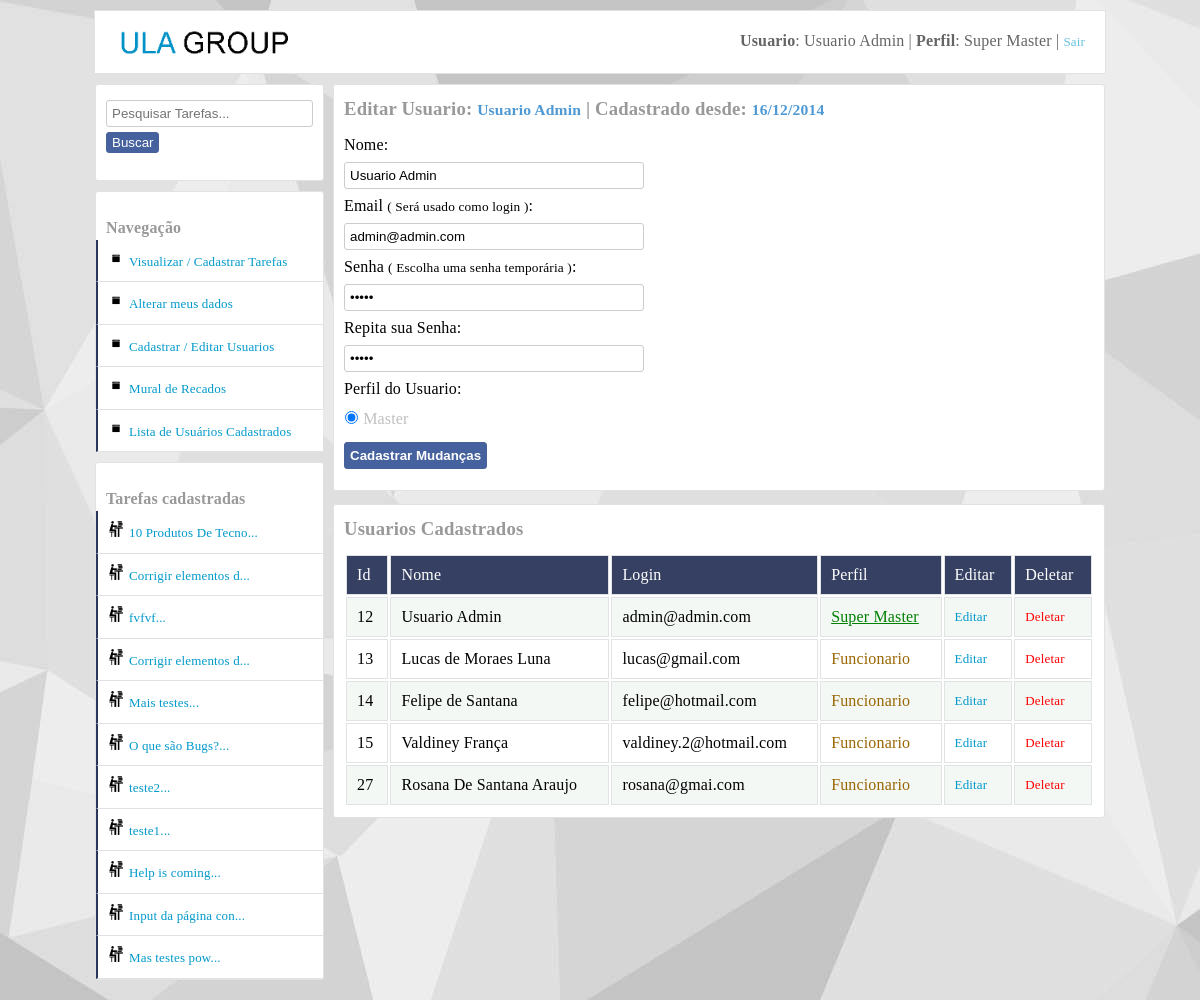
/cadastrar_usuarios.php?editar&id=12 (signed in), run on the app's committed database.
### tables this page shows
CREATE TABLE IF NOT EXISTS `usuarios` (
  `id` int(11) NOT NULL AUTO_INCREMENT,
  `nome` varchar(40) NOT NULL,
  `login` varchar(40) NOT NULL,
  `senha` varchar(10) NOT NULL,
  `dataCadastro` varchar(10) NOT NULL,
  `perfil` int(11) NOT NULL,
  `perfil_master_master` int(11) DEFAULT NULL,
  PRIMARY KEY (`id`)
);

CREATE TABLE IF NOT EXISTS `tarefas` (
  `id` int(11) NOT NULL AUTO_INCREMENT,
  `titulo` varchar(50) NOT NULL,
  `texto` text NOT NULL,
  `vinculoUsuario` int(11) NOT NULL,
  `dataCadastro` varchar(10) NOT NULL,
  `situacao` int(11) DEFAULT NULL,
  `dataAcao` varchar(10) DEFAULT NULL,
  `criadorDaTarefa` int(11) NOT NULL,
  PRIMARY KEY (`id`),
  KEY `fk_criador_da_tarefa` (`criadorDaTarefa`),
  KEY `fk_quem_vai_fazer_a_tarefa` (`vinculoUsuario`)
);

### Container.class.php (called while the page is built, shortened)
<?php
class Container
{
	public static function getUsuario()
	{
		$usuario = new UsuarioModel(self::getConexao());
		return $usuario;
	}
	public static function getConexao()
	{
		$servidor = "false";
		if ($servidor == "true")
		{
			$conexao = new Conexao("mysql.hostinger.com.br","u592982482_ney","u592982482_ney","32402709ney");
		}
		else
		{
			$conexao = new Conexao("localhost","tarefas","root","");
		}
	    return $conexao;
	}
}

### db/Conexao.class.php (called while the page is built, shortened)
<?php
class Conexao implements ConexaoInterface
{
	private $host;
	private $db;
	private $user;
	private $password;
	public function __construct($host, $db, $user, $password)
	{
		$this->host = $host;
		$this->db = $db;
		$this->user = $user;
		$this->password = $password;
	}
	public function connect()
	{
		return new \PDO("mysql:host={$this->host};dbname={$this->db}",$this->user,$this->password);
	}
}

### models/UsuarioModel.class.php (called while the page is built, shortened)
<?php
class UsuarioModel
{
	private $tableName = "usuarios";
	private $db;
	public function __construct(ConexaoInterface $conexao)
	{
		$this->db = $conexao->connect();
	}
	public function listar()
	{
		$query = $this->db->prepare("select * from {$this->tableName}");
		$query->execute();
		return $query->fetchAll(PDO::FETCH_OBJ);
	}
	public function listarWhere($campo, $valor)
	{
		if ($campo == "id")
		{
			$valor = (int) $valor;
		}
		$query = $this->db->prepare("select * from {$this->tableName} where {$campo} = ?");
		$query->execute(array($valor));
		return $query->fetchAll(PDO::FETCH_OBJ);
	}
	public function colecaoUsuarioTarefas()
	{
		$query = $this->db->prepare("select usuarios.id as idUsuario, tarefas.id as idTarefas,
        nome, login, perfil, usuarios.dataCadastro as usuarioDataDoCadastro,
        titulo, texto, tarefas.dataCadastro as tarefasDataDoCadastro,
        situacao, dataAcao, criadorDaTarefa, vinculoUsuario
        from usuarios join tarefas on tarefas.criadorDaTarefa =
        usuarios.id order by tarefas.id desc");
        $query->execute();
		return $query->fetchAll(PDO::FETCH_OBJ);
	}
}

### utilidades/functions.php (called while the page is built, shortened)
<?php
function DelimitarPorTamnho($entrada,$tamanho,$acabamento)
{
	$saida = str_split($entrada,$tamanho);
    return $saida[0].$acabamento;
}

### cadastrar_usuarios.php (the view, shortened to what this page needs)
<?php
require_once("layout_parts/header.php");
require_once("layout_parts/banner.php");
require_once("utilidades/functions.php");
if (isset($_GET["editar"]))
{
    $id = (int) $_GET["id"];
    foreach($usuario->listarWhere("id",$id) as $listar)
    {
        $_id = $listar->id;
        $_nome = $listar->nome;
        $_login = $listar->login;
        $_senha = $listar->senha;
        $_dataCadastro = $listar->dataCadastro;
        $_perfil = $listar->perfil;
    }
    $master = "unchecked";
    if ($_perfil == "1")
    {
        $master = "checked";
    }
    elseif ($_perfil == "2")
    {
        $funcionario = "checked";
    }
}
?>
	<article class="main">
	<section class="right">
		<section class="areas">
        <?php
        if (isset($_GET["editar"]))
        {
            $id = (int) $_GET["id"];
            foreach($usuario->listarWhere("id", $id) as $listar)
            {
                $retornaPerfilMasterMaster = $listar->perfil_master_master;
                $retornaPerfilMaster = $listar->perfil;
                $retornaIdUsuario = $listar->id;
            }
            if ($retornaPerfilMasterMaster == "1" and $_SESSION["perfil_master_master"] != "1")
            {
                setcookie("msgErro","Você não tem permissão para Editar um Usuario com Perfil ( Super Master )");
                header("Location:cadastrar_usuarios.php");
            }
            elseif ($retornaPerfilMaster == "1" and $_SESSION["perfil"] == "1" and $_SESSION["idUsuario"] != $retornaIdUsuario and $_SESSION["perfil_master_master"] != "1") {
                setcookie("msgErro","Um Usuário portador do perfil Master não pode editar um outro usuário com o mesmo perfil.");
                header("Location:cadastrar_usuarios.php");
            }
            else
            {
                require_once("editar_usuarios.php");
            }
        }  ?>
        </section>
        <section class="areas">
        	<h3>Usuarios Cadastrados</h3>
        	<table>
            <thead>
        		<tr class="tr-top">
        			<td>Id</td>
        			<td>Nome</td>
        			<td>Login</td>
        			<td>Perfil</td>
        			<td>Editar</td>
        			<td>Deletar</td>
        		</tr>
            </thead>
            <?php foreach($usuario->listar() as $listar):
             $tipoPerfil = "";
             if ($listar->perfil == "1" and $listar->perfil_master_master != "1")
             {
                $classPerfil = "master";
             	$tipoPerfil = "Master";
             }
             elseif ($listar->perfil == "1" and $listar->perfil_master_master == "1")
             {
                $classPerfil = "master";
                $tipoPerfil = "Super Master";
             }
             else
             {
                $classPerfil = "funcionario";
             	$tipoPerfil = "Funcionario";
             }
            ?>
                <tr>
                	<td><?php echo $listar->id; ?></td>
                	<td><?php echo $listar->nome; ?></td>
                	<td><?php echo $listar->login; ?></td>
                	<td class="<?php echo $classPerfil ?>"><?php echo $tipoPerfil; ?></td>
                    <td><a href="?editar&id=<?php echo $listar->id;?>" class="editar" title="Editar o Usuario <?php echo $listar->nome; ?>">Editar</a></td>
                    <td><a href="usuario_controller.php?deletar&id=<?php echo $listar->id;?>" class="deletar" title="Deletar o Usuario <?php echo $listar->nome; ?>">Deletar</a></td>                </tr>
        	<?php endforeach; ?>
        	</table>
        </section>
	</section>
	    <?php
	      require_once("layout_parts/area_left.php");
	    ?>
	</article>
</body>
</html>

### editar_usuarios.php (shortened to what this page needs)
<h3>Editar Usuario: <small class="small_aux"><?php echo $_nome; ?></small> | Cadastrado desde: <small class="small_aux"><?php echo $_dataCadastro; ?></small></h3>
<form method="post" action="usuario_controller.php?editar&id=<?php echo $_id;?>" class="form-login form-normal">
	<label for="nome">Nome:</label> <br>
	<input type="text" name="nome" id="nome" placeholder="Digite o nome..." value="<?php echo $_nome; ?>"> <br>
	<label for="email">Email <small>( Será usado como login )</small>:</label> <br>
	<input type="text" name="login" id="email" placeholder="Digite o email do Usuario." value="<?php echo $_login; ?>"> <br>
	<label for="senha">Senha <small>( Escolha uma senha temporária )</small>:</label> <br>
	<input type="password" name="senha" id="senha" placeholder="Escolha uma senha" value="<?php echo $_senha; ?>"> <br>
    <label for="repita_senha">Repita sua Senha:</label> <br>
    <input type="password" name="repitaSenha" id="repita_senha" placeholder="Escolha uma senha" value="<?php echo $_senha; ?>"> <br>
    <label for="perfil">Perfil do Usuario:</label> <br>
    <input type="radio" name="perfil" value="1" id="perfil" class="perfil" <?php echo isset($master) ? $master:""; ?>> <label for="master">Master</label> <br>
    <button type="submit" class="button-postar" id="entrar">Cadastrar Mudanças</button>
</form>

### layout_parts/area_left.php (shortened to what this page needs)
<div id="main-area-left">
<section class="left">
<div class="div_oculta_left">
<form method="get" action="dashboard.php">
	<input type="search" name="input_pesquisa" id="input_pesquisa" placeholder="Pesquisar Tarefas...">
	<button type="submit" class="button-postar">Buscar</button>
</form>
</div>
</section>
<section class="left">
<br>
<b>Navegação</b>
<ul id="menu-left" class="cadastrar-usuario">
	<li><a href="dashboard.php">Visualizar / Cadastrar Tarefas</a></li>
	<li><a href="alterar_meus_dados.php?alterarMeusDados">Alterar meus dados</a></li>
	<?php if ($_SESSION["perfil"] == "1"): ?>
	<li><a href="cadastrar_usuarios.php">Cadastrar / Editar Usuarios</a></li>
	<?php endif; ?>
	<li><a href="pagina_de_recados.php">Mural de Recados</a></li>
</ul>
</section>
<ul id="menu-left" class="cadastrar-usuario">
<li><a href="#" class="show_menu_usuarios_cadastrados">Lista de Usuários Cadastrados</a></li>
</ul>
<section class="left">
<br>
<b>Tarefas cadastradas</b>
<ul id="menu-left" class="cadastrar-usuario">
	<?php foreach($usuario->colecaoUsuarioTarefas() as $listar):?>
	  <li><a class="link-arquivos" href="visualizar_tarefa_completa.php?textoCompleto&id=<?php echo $listar->idTarefas; ?>" title="<?php echo $listar->titulo . ": (" . $listar->tarefasDataDoCadastro ." )"; ?>"><?php echo DelimitarPorTamnho($listar->titulo, 20, "..."); ?></a></li>
    <?php endforeach; ?>
</ul>
</section>
</div>

### css/style.css (style rules this page uses)
body { background:#e9eaed; font-family:Tahoma!important; margin:0; margin-bottom:20px; margin-top:10px; font-family: "freight-text-pro",Georgia,Cambria,"Times New Roman",Times,serif; letter-spacing: 0.01rem; font-weight: 400; font-style: normal; line-height: 1.5; background-image:url("css_img/fundo.jpg")!important; background-attachment: fixed; }
.main { width:1010px; height:auto; min-height:300px; padding:0; margin:auto; }
.areas { width:750px; height:auto; min-height:200px; background:#ffffff; margin:auto; border-radius:3px; border:1px solid #e1e2e3; margin-top:0px; padding:10px; }
.areas h1,h2,h3,h4 { margin:0; margin-bottom:10px; color:#999999; }
.button-postar { padding:5px; background:#46629e; border:1px solid #476199; border-radius:3px; color:white; margin:11px 0px; cursor:pointer; font-weight:bold; }
.right { float:right; }
#main-area-left { width:229px; }
.left { width:227px; background:white; height:auto; margin-top:10px; border:1px solid #e1e2e3; border-radius:3px; }
.left b { margin-left:10px; margin-top:10px!important; color:#999999; }
input { width:300px; padding:5px; border-radius:3px; border:1px solid #cccccc; outline:none; margin-top:5px; margin-bottom:5px; }
button { margin-top:8px; }
.form-login { border:1px solid #e1e2e3; padding:10px; border-radius:3px; margin:10px 10px 10px; }
.form-normal { border:0; margin:0; padding:0; }
input[type="radio"]:checked + label { color:silver; }
input[type="radio"] { padding:0; margin-top:10px!important; width:15px; margin:0; }
a { color:#0099cc; font-size:13px; text-decoration:none; }
ul { margin:0; padding:0; list-style:none; }
#menu-left a { display:block; padding:10px; background:white; border-bottom:1px solid #e1e2e3; border-left:2px solid #2c375d; }
.cadastrar-usuario a::before { content: url(css_img/icone_cadastrar_usuario.png); margin-right:5px; }
.link-arquivos::before { content: url(css_img/icone_arquivos.png)!important; margin-right:5px; }
table { width:100%; }
table tr td { border:1px solid #e1e2e3; padding:10px; }
table tbody tr:nth-child(2n+1) { background:#f4f8f5; }
.tr-top { background:#364062; color:white; }
.deletar { color:#ff0000; }
.small_aux { color:#4f99d5; }
.master { color:green; text-decoration:underline; }
.funcionario { color:#996600; }
.show_menu_usuarios_cadastrados { display:block; padding-top:10px; padding-bottom:10px; background:white; width:205px; border-left:2px solid #009900; margin-left:1px; margin-top:-1px; }
.div_oculta_left { padding:10px; padding-bottom:0; }
.div_oculta_left input { width:207px; }
.div_oculta_left button { margin-top:0px; padding-top:2px; padding-bottom:2px; font-weight:normal; }

### css/SimpleAnimationCSS.css (style rules this page uses)
.comes-here { -webkit-animation:comes-here 1.5s 1; -moz-animation:comes-here 1.5s 1; -o-animation:comes-here 1.5s 1; -ms-animation:comes-here 1.5s 1; }

### data on the page
usuarios: nome "Usuario Admin", dataCadastro "16/12/2014", login "admin@admin.com", id "12", tipoPerfil "Super Master"
usuarios: id "13", nome "Lucas de Moraes Luna", login "lucas@gmail.com", perfil "Funcionario"
usuarios: id "14", nome "Felipe de Santana", login "felipe@hotmail.com", perfil "Funcionario"
usuarios: id "15", nome "Valdiney França", login "valdiney.2@hotmail.com", perfil "Funcionario"
usuarios: id "27", nome "Rosana De Santana Araujo", login "rosana@gmai.com", perfil "Funcionario"
tarefas: titulo "10 Produtos De Tecno..."
tarefas: titulo "Corrigir elementos d..."
tarefas: titulo "fvfvf..."
tarefas: titulo "Corrigir elementos d..."
tarefas: titulo "Mais testes..."
tarefas: titulo "O que são Bugs?..."
tarefas: titulo "teste2..."
tarefas: titulo "teste1..."
tarefas: titulo "Help is coming..."
tarefas: titulo "Input da página con..."
tarefas: titulo "Mas testes pow..."

### other printed values
$_SESSION["nome"] "Usuario Admin"
$tipoPerfil "Super Master"
